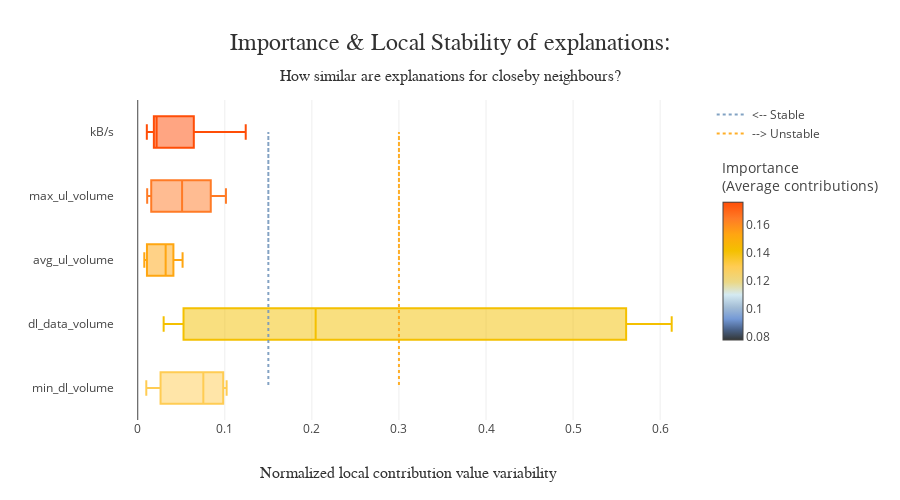

The code cell stored with this chart in its notebook:
### Code cell
index = [1, 2, 3, 8, 9]

# Using distribution = "boxplot" or "violin" displays distributions of variability instead of means
xpl.plot.stability_plot(selection=index, max_features=5, distribution="boxplot")

### Figure 1 — Plotly figure (JSON) as saved in the notebook; plotly's stock layout.template omitted (floating-point values rounded to 4 significant figures)
{"data": [{"marker": {"color": "rgb(255, 204, 83)"}, "name": "min_dl_volume", "showlegend": false, "type": "box", "x": [0.07532, 0.1021, 0.009817, 0.03166, 0.09681]}, {"marker": {"color": "rgb(244, 192, 0)"}, "name": "dl_data_volume", "showlegend": false, "type": "box", "x": [0.5435, 0.06018, 0.02976, 0.6132, 0.2043]}, {"marker": {"color": "rgb(255, 166, 17)"}, "name": "avg_ul_volume", "showlegend": false, "type": "box", "x": [0.03206, 0.03746, 0.01159, 0.007533, 0.0515]}, {"marker": {"color": "rgb(255, 123, 38)"}, "name": "max_ul_volume", "showlegend": false, "type": "box", "x": [0.05093, 0.07806, 0.01705, 0.01084, 0.1013]}, {"marker": {"color": "rgb(255, 77, 7)"}, "name": "kB/s", "showlegend": false, "type": "box", "x": [0.02167, 0.124, 0.01044, 0.04452, 0.02121]}, {"hoverinfo": "none", "marker": {"color": [0.07749, 0.1762], "colorbar": {"len": 300, "lenmode": "pixels", "thickness": 20, "title": {"text": "Importance<br />(Average contributions)"}, "y": 1, "yanchor": "top", "ypad": 60}, "colorscale": [[0, "rgb(52, 55, 54)"], [0.07604, "rgb(74, 99, 138)"], [0.1521, "rgb(116, 153, 214)"], [0.2359, "rgb(162, 188, 213)"], [0.3275, "rgb(212, 234, 242)"], [0.4191, "rgb(235, 216, 134)"], [0.5327, "rgb(255, 204, 83)"], [0.6463, "rgb(244, 192, 0)"], [0.7625, "rgb(255, 166, 17)"], [0.8813, "rgb(255, 123, 38)"], [1, "rgb(255, 77, 7)"]], "showscale": true, "size": 1}, "mode": "markers", "showlegend": false, "type": "scatter", "x": [null], "y": [null]}, {"hoverinfo": "none", "line": {"color": "rgba(117, 152, 189, 0.9)", "dash": "dot"}, "mode": "lines", "name": "<-- Stable", "type": "scatter", "x": [0.15, 0.15, 0.15, 0.15, 0.15], "y": ["avg_ul_volume", "dl_data_volume", "kB/s", "max_ul_volume", "min_dl_volume"]}, {"hoverinfo": "none", "line": {"color": "rgba(255, 166, 17, 0.9)", "dash": "dot"}, "mode": "lines", "name": "--> Unstable", "type": "scatter", "x": [0.3, 0.3, 0.3, 0.3, 0.3], "y": ["avg_ul_volume", "dl_data_volume", "kB/s", "max_ul_volume", "min_dl_volume"]}], "layout": {"coloraxis": {"showscale": false}, "height": 500, "hovermode": "closest", "title": {"font": {"color": "rgb(50, 50, 50)", "family": "Arial", "size": 24}, "pad": {"b": 50}, "text": "Importance & Local Stability of explanations:<span style='font-size: 16px;'><br />How similar are explanations for closeby neighbours?</span>", "x": 0.5, "xanchor": "center", "yanchor": "bottom"}, "xaxis": {"automargin": true, "title": {"font": {"color": "rgb(50, 50, 50)", "family": "Arial Black", "size": 16}, "text": "Normalized local contribution value variability"}}, "yaxis": {"automargin": true, "title": {"font": {"color": "rgb(50, 50, 50)", "family": "Arial Black", "size": 16}, "text": ""}}}}
